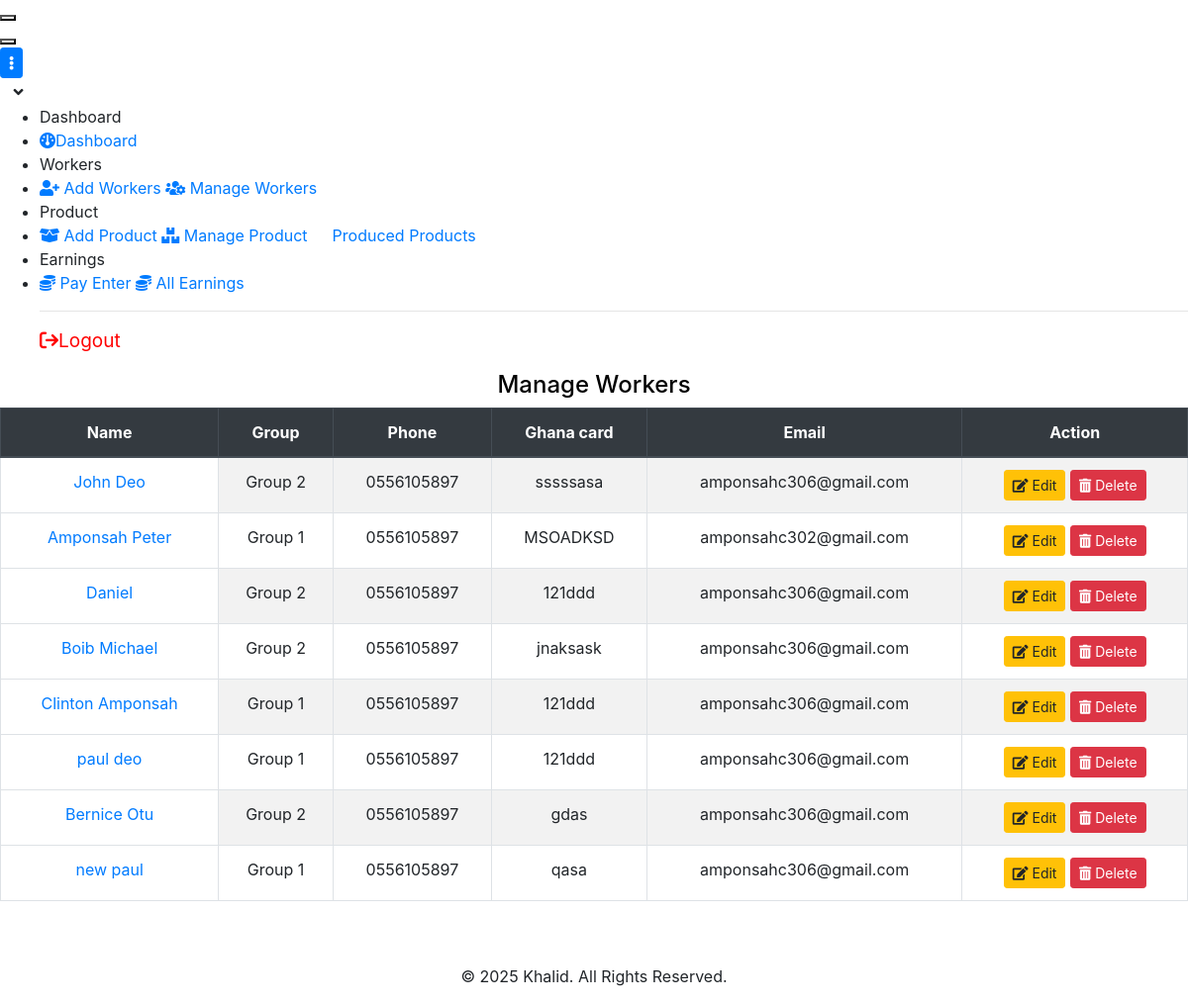
The page /manage_workers (signed in) on the database its author committed.
### app/models.py (models this page shows, shortened)
class Worker(models.Model):
    name = models.CharField(max_length=60)
    phone = models.CharField(max_length=20)
    email = models.EmailField(blank=True, null=True)
    gh_card = models.CharField("Ghana Card Number", max_length=20)
    profile_picture = models.ImageField(upload_to='profiles/', blank=True, null=True)
    created_at = models.DateTimeField(auto_now_add=True)
    groups = models.ForeignKey(Groups, on_delete=models.CASCADE, related_name='workers')
    is_leader = models.BooleanField(default=False)  # New field for leader status

class Groups(models.Model):
    name = models.CharField(max_length=100)
    def __str__(self):
        return self.name

### app/views.py (the view, shortened to what this page needs)
# urls.py: path('manage_workers', views.manage_workers, name='manage_workers'),
@login_required
def manage_workers(request):
    workers = Worker.objects.all()
    add_form = WorkerForm()
    return render(request, 'prod/manage_workers.html', {
        'workers': workers,
        'add_form': add_form
    })

### app/templates/prod/manage_workers.html (shortened to what this page needs)
{% extends 'base.html' %}
{% block content %}
<head>
  <link href="https://cdnjs.cloudflare.com/ajax/libs/font-awesome/5.15.4/css/all.min.css" rel="stylesheet">
</head>
<h4 class="text-center">Manage Workers</h4>
<div class="container-fluid table-responsive p-0">
  <table class="table table-bordered table-striped">
    <thead class="thead-dark">
      <tr>
        <th>Name</th>
        <th>Group</th>
        <th>Phone</th>
        <th>Ghana card</th>
        <th>Email</th>
        <th>Action</th>
      </tr>
    </thead>
   <tbody>
  {% for worker in workers %}
    <tr>
      <td> <a href="{% url 'worker_detail' pk=worker.pk %}">{{ worker.name }}</a></td>
      <td>{{ worker.groups }}</td>
      <td>{{ worker.phone }}</td>
      <td>{{ worker.gh_card }}</td>
      <td>{{ worker.email }}</td>
      <td>
        <div class="d-none d-sm-inline">
          <a href="{% url 'edit_worker' worker.id %}" class="btn btn-warning btn-sm">
            <i class="fas fa-edit"></i> Edit
          </a>
          <form method="POST" style="display:inline;">
            <button type="submit" name="delete_worker" class="btn btn-danger btn-sm">
              <i class="fas fa-trash-alt"></i> Delete
            </button>
          </form>
        </div>
      </td>
    </tr>
  {% endfor %}
</tbody>
  </table>
</div>
{% endblock %}

### app/templates/base.html (style rules this page uses)
h4 { color: crimson; }
a { text-decoration: none !important; }

### app/templates/prod/manage_workers.html (style rules this page uses)
h4 { color: black; }
.table-responsive { overflow-x: auto; }
table { width: 100%; border-collapse: collapse; }
table th, table td { text-align: center; white-space: nowrap; }
table th:first-child, table td:first-child { position: sticky; left: 0; background: white; z-index: 1; }

### rows shown on the page
Worker: name "John Deo", groups "Group 2", phone "0556105897", gh_card "sssssasa", email "amponsahc306@gmail.com"
Worker: name "Amponsah Peter", groups "Group 1", phone "0556105897", gh_card "MSOADKSD", email "amponsahc302@gmail.com"
Worker: name "Daniel", groups "Group 2", phone "0556105897", gh_card "121ddd", email "amponsahc306@gmail.com"
Worker: name "Boib Michael", groups "Group 2", phone "0556105897", gh_card "jnaksask", email "amponsahc306@gmail.com"
Worker: name "Clinton Amponsah", groups "Group 1", phone "0556105897", gh_card "121ddd", email "amponsahc306@gmail.com"
Worker: name "paul deo", groups "Group 1", phone "0556105897", gh_card "121ddd", email "amponsahc306@gmail.com"
Worker: name "Bernice Otu", groups "Group 2", phone "0556105897", gh_card "gdas", email "amponsahc306@gmail.com"
Worker: name "new paul", groups "Group 1", phone "0556105897", gh_card "qasa", email "amponsahc306@gmail.com"
